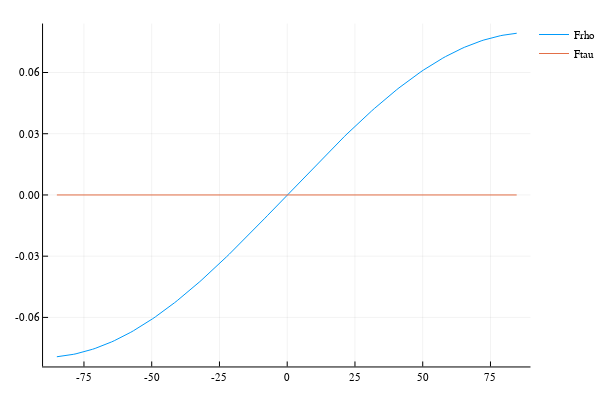

This figure's notebook cell:
### Code cell
VZA=-85:1.01:85
plot(VZA,(frho), label="Frho")
plot!(VZA,(ftau), label="Ftau")

### Figure 1 — Plotly figure (JSON) as saved in the notebook; plotly's stock layout.template omitted (floating-point values rounded to 4 significant figures; data arrays with more than 128 entries replaced by an {"elided": "..."} marker saying what was removed)
{"data": [{"colorbar": {"title": ""}, "legendgroup": "Frho", "line": {"color": "rgba(0, 154, 250, 1.000)", "dash": "solid", "shape": "linear", "width": 1}, "mode": "lines", "name": "Frho", "showlegend": true, "type": "scatter", "x": {"elided": "169 float values"}, "xaxis": "x1", "y": {"elided": "169 float values"}, "yaxis": "y1", "zmax": null, "zmin": null}, {"colorbar": {"title": ""}, "legendgroup": "Ftau", "line": {"color": "rgba(227, 111, 71, 1.000)", "dash": "solid", "shape": "linear", "width": 1}, "mode": "lines", "name": "Ftau", "showlegend": true, "type": "scatter", "x": {"elided": "169 float values"}, "xaxis": "x1", "y": {"elided": "169 int values"}, "yaxis": "y1", "zmax": null, "zmin": null}], "layout": {"annotations": [], "height": 400, "legend": {"bgcolor": "rgba(255, 255, 255, 1.000)", "bordercolor": "rgba(0, 0, 0, 1.000)", "font": {"color": "rgba(0, 0, 0, 1.000)", "family": "sans-serif", "size": 11}, "tracegroupgap": 0, "x": 1, "y": 1}, "margin": {"b": 20, "l": 0, "r": 0, "t": 20}, "paper_bgcolor": "rgba(255, 255, 255, 1.000)", "plot_bgcolor": "rgba(255, 255, 255, 1.000)", "showlegend": true, "width": 600, "xaxis": {"anchor": "y1", "domain": [0.08064, 0.9934], "gridcolor": "rgba(0, 0, 0, 0.100)", "gridwidth": 0.5, "linecolor": "rgba(0, 0, 0, 1.000)", "mirror": false, "range": [-90.09, 89.77], "showgrid": true, "showline": true, "showticklabels": true, "tickangle": 0, "tickcolor": "rgb(0, 0, 0)", "tickfont": {"color": "rgba(0, 0, 0, 1.000)", "family": "sans-serif", "size": 11}, "tickmode": "array", "ticks": "inside", "ticktext": ["-75", "-50", "-25", "0", "25", "50", "75"], "tickvals": [-75, -50, -25, 0, 25, 50, 75], "title": "", "titlefont": {"color": "rgba(0, 0, 0, 1.000)", "family": "sans-serif", "size": 15}, "type": "-", "visible": true, "zeroline": false, "zerolinecolor": "rgba(0, 0, 0, 1.000)"}, "yaxis": {"anchor": "x1", "domain": [0.03762, 0.9902], "gridcolor": "rgba(0, 0, 0, 0.100)", "gridwidth": 0.5, "linecolor": "rgba(0, 0, 0, 1.000)", "mirror": false, "range": [-0.08403, 0.08399], "showgrid": true, "showline": true, "showticklabels": true, "tickangle": 0, "tickcolor": "rgb(0, 0, 0)", "tickfont": {"color": "rgba(0, 0, 0, 1.000)", "family": "sans-serif", "size": 11}, "tickmode": "array", "ticks": "inside", "ticktext": ["-0.06", "-0.03", "0.00", "0.03", "0.06"], "tickvals": [-0.06, -0.03, 0, 0.03, 0.06], "title": "", "titlefont": {"color": "rgba(0, 0, 0, 1.000)", "family": "sans-serif", "size": 15}, "type": "-", "visible": true, "zeroline": false, "zerolinecolor": "rgba(0, 0, 0, 1.000)"}}}
